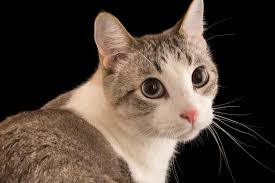
#> input picture test_images/cat_1.jpeg, 275 x 183 px
$ python image_to_bits.py
#> lines starting #> are read from the running program, lines starting #| are printed output that depends on the picture
import numpy as np
from PIL import Image

def image_to_rgb(image_path):
    """Converts an image to a matrix of RGB pixel values."""
#> called with image_path = 'test_images/cat_1.jpeg'
    image = Image.open(image_path)
#> image is the input picture: PIL image 275x183 RGB; mean R, G, B 79.5, 66, 56
#> (printed output is left out)
#| (183, 275, 3)
    image = image.convert("RGB")
    rgb_matrix = np.array(image)
    return rgb_matrix

def image_to_grayscale(image_path):
    """Converts an image to a matrix of Grayscale pixel values."""
#> called with image_path = 'test_images/cat_1.jpeg'
    # will make the transmission significantly faster
    image = Image.open(image_path)
    image = image.convert("L")
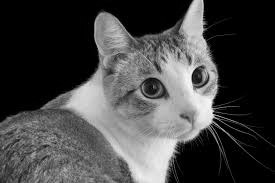
#> image: PIL image 275x183 L; min 0, max 252, mean 68.9
    grayscale_matrix = np.array(image)
    return grayscale_matrix

def matrix_to_bits(matrix):
    """Converts a matrix of RGB values into a bit representation."""
    bit_matrix = np.vectorize(lambda x: format(x, '08b'))(matrix)
    return bit_matrix


# testing images
image_path = "test_images/cat_1.jpeg"
rgb_matrix = image_to_rgb(image_path)
print(rgb_matrix)
print(rgb_matrix.shape) # (183, 275, 3)

grayscale_matrix = image_to_grayscale(image_path)
print(grayscale_matrix)
#> (printed output is left out)
print(grayscale_matrix.shape) # (183, 275)
#| (183, 275)

bit_matrix = matrix_to_bits(rgb_matrix)
print(bit_matrix)
#> (printed output is left out)
print(bit_matrix.shape) # (183, 275, 3)
#| (183, 275, 3)

grayscale_bit = matrix_to_bits(grayscale_matrix)
print(grayscale_bit)
#> (printed output is left out)
print(grayscale_bit.shape) # (183, 275)
#| (183, 275)

$ run again, with test_images/fish_1.jpeg copied over test_images/cat_1.jpeg
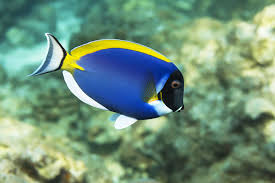
#> input picture test_images/fish_1.jpeg, 275 x 183 px
#> in image_to_rgb, image is the input picture: PIL image 275x183 RGB; mean R, G, B 112.6, 145.1, 121.8
#> (printed output is left out)
#| (183, 275, 3)
#> in image_to_grayscale, `image = image.convert("L")`:
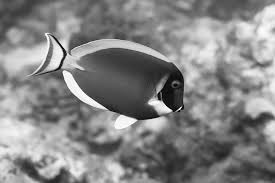
#> image: PIL image 275x183 L; min 1, max 255, mean 132.7
#> (printed output is left out)
#| (183, 275)
#> (printed output is left out)
#| (183, 275, 3)
#> (printed output is left out)
#| (183, 275)

$ run again, with test_images/sparrow_1.jpeg copied over test_images/cat_1.jpeg
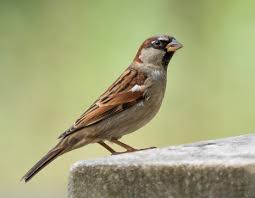
#> input picture test_images/sparrow_1.jpeg, 255 x 198 px
#> in image_to_rgb, image is the input picture: PIL image 255x198 RGB; mean R, G, B 163.6, 166.2, 121.9
#> (printed output is left out)
#| (198, 255, 3)
#> in image_to_grayscale, `image = image.convert("L")`:
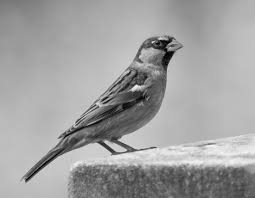
#> image: PIL image 255x198 L; min 1, max 250, mean 160.4
#> (printed output is left out)
#| (198, 255)
#> (printed output is left out)
#| (198, 255, 3)
#> (printed output is left out)
#| (198, 255)
